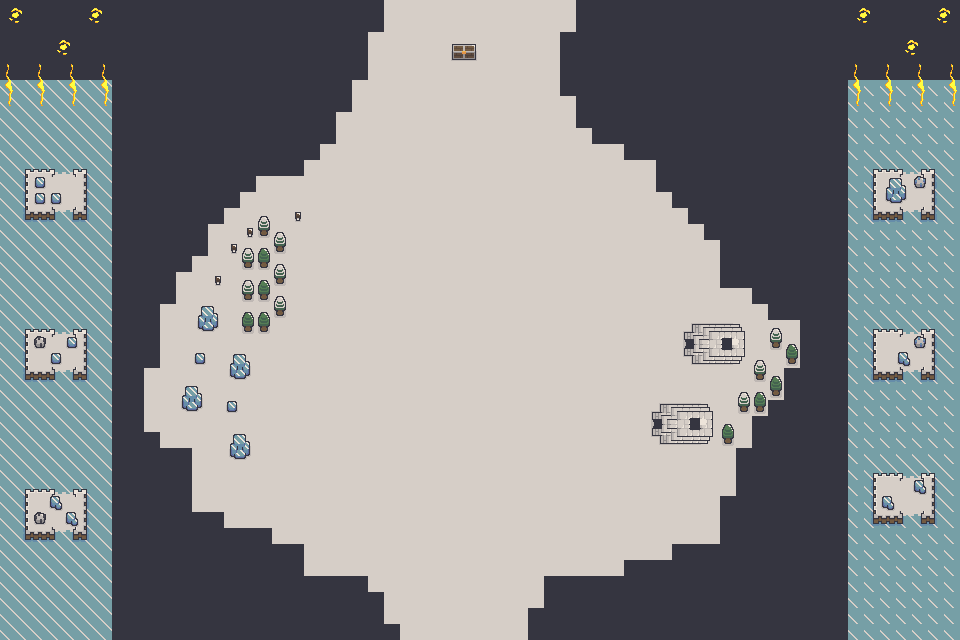

Tiled map render using the project's own tile images. Description and the map definition, with tile-layer contents summarised, below:
An orthogonal 60x40 tile map with 16x16 px tiles, 4 tile layers (Calque de Tuiles 1, Calque de Tuiles 2, Calque de Tuiles 3, Calque de Tuiles 4), 8 tilesets and 79 objects.

<map version="1.10" tiledversion="git" orientation="orthogonal" renderorder="right-down" width="60" height="40" tilewidth="16" tileheight="16" infinite="0" nextlayerid="7" nextobjectid="81">
 <tileset firstgid="1" source="Ice2.tsx" />
 <tileset firstgid="111" source="../Swamp/SwampRessource.tsx" />
 <tileset firstgid="231" source="WinterRessource.tsx" />
 <tileset firstgid="351" source="Igloo.tsx" />
 <tileset firstgid="471" source="ForestRessource.tsx" />
 <tileset firstgid="591" source="ForestPng.tsx" />
 <tileset firstgid="789" source="attack.tsx" />
 <tileset firstgid="1418" source="Ice.tsx" />
 <layer id="1" name="Calque de Tuiles 1" width="60" height="40">
  <data>[2400 cells, 2156 non-empty, 1 distinct tile ids]</data>
 </layer>
 <layer id="2" name="Calque de Tuiles 2" width="60" height="40">
  <data>[2400 cells, 490 non-empty, 2 distinct tile ids]</data>
 </layer>
 <layer id="3" name="Calque de Tuiles 3" width="60" height="40">
  <data>[2400 cells, 1201 non-empty, 28 distinct tile ids]</data>
 </layer>
 <layer id="4" name="Calque de Tuiles 4" width="60" height="40">
  <data>[2400 cells, 108 non-empty, 32 distinct tile ids]</data>
 </layer>
 <objectgroup id="5" name="Collision">
  <object id="1" x="368" y="-0.181818" width="15.4545" height="32">
   <properties>
    <property name="blocked" type="bool" value="true" />
   </properties>
  </object>
  <object id="2" x="352.364" y="32.5455" width="15.0909" height="47.2727">
   <properties>
    <property name="blocked" type="bool" value="true" />
   </properties>
  </object>
  <object id="3" x="334.545" y="79.6364" width="17.0909" height="32.1818">
   <properties>
    <property name="blocked" type="bool" value="true" />
   </properties>
  </object>
  <object id="4" x="319.455" y="112.364" width="16.1818" height="31.6364">
   <properties>
    <property name="blocked" type="bool" value="true" />
   </properties>
  </object>
  <object id="5" x="303.636" y="144.545" width="16.3636" height="15.4545">
   <properties>
    <property name="blocked" type="bool" value="true" />
   </properties>
  </object>
  <object id="6" x="256" y="160.545" width="47.6364" height="15.4545">
   <properties>
    <property name="blocked" type="bool" value="true" />
   </properties>
  </object>
  <object id="7" x="239.273" y="176.364" width="16.1818" height="15.8182">
   <properties>
    <property name="blocked" type="bool" value="true" />
   </properties>
  </object>
  <object id="8" x="222.909" y="192" width="17.0909" height="15.8182">
   <properties>
    <property name="blocked" type="bool" value="true" />
   </properties>
  </object>
  <object id="9" x="207.636" y="208.545" width="15.8182" height="14.9091">
   <properties>
    <property name="blocked" type="bool" value="true" />
   </properties>
  </object>
  <object id="10" x="191.818" y="224.364" width="16.1818" height="30.9091">
   <properties>
    <property name="blocked" type="bool" value="true" />
   </properties>
  </object>
  <object id="11" x="176.364" y="256.182" width="15.2727" height="15.4545">
   <properties>
    <property name="blocked" type="bool" value="true" />
   </properties>
  </object>
  <object id="12" x="157.636" y="271.818" width="18.1818" height="31.4545">
   <properties>
    <property name="blocked" type="bool" value="true" />
   </properties>
  </object>
  <object id="13" x="143.636" y="304.364" width="16" height="63.6364">
   <properties>
    <property name="blocked" type="bool" value="true" />
   </properties>
  </object>
  <object id="14" x="142.182" y="368" width="1.63636" height="63.8182">
   <properties>
    <property name="blocked" type="bool" value="true" />
   </properties>
  </object>
  <object id="15" x="144.182" y="432.364" width="15.8182" height="15.8182">
   <properties>
    <property name="blocked" type="bool" value="true" />
   </properties>
  </object>
  <object id="16" x="159.818" y="447.636" width="32" height="63.8182">
   <properties>
    <property name="blocked" type="bool" value="true" />
   </properties>
  </object>
  <object id="17" x="191.455" y="512.727" width="32.1818" height="14.9091">
   <properties>
    <property name="blocked" type="bool" value="true" />
   </properties>
  </object>
  <object id="18" x="224.182" y="528" width="47.4545" height="16">
   <properties>
    <property name="blocked" type="bool" value="true" />
   </properties>
  </object>
  <object id="19" x="272.364" y="544.727" width="31.2727" height="31.2727">
   <properties>
    <property name="blocked" type="bool" value="true" />
   </properties>
  </object>
  <object id="20" x="303.636" y="576.727" width="64.1818" height="15.2727">
   <properties>
    <property name="blocked" type="bool" value="true" />
   </properties>
  </object>
  <object id="21" x="367.818" y="592.364" width="16" height="31.6364">
   <properties>
    <property name="blocked" type="bool" value="true" />
   </properties>
  </object>
  <object id="22" x="383.818" y="624.182" width="16.1818" height="15.8182">
   <properties>
    <property name="blocked" type="bool" value="true" />
   </properties>
  </object>
  <object id="23" x="399.818" y="636.909" width="127.818" height="2.72727">
   <properties>
    <property name="blocked" type="bool" value="true" />
   </properties>
  </object>
  <object id="24" x="527.818" y="608.182" width="16.5455" height="32">
   <properties>
    <property name="blocked" type="bool" value="true" />
   </properties>
  </object>
  <object id="25" x="543.818" y="576.182" width="80.1818" height="32">
   <properties>
    <property name="blocked" type="bool" value="true" />
   </properties>
  </object>
  <object id="26" x="624" y="560" width="48" height="16.3636">
   <properties>
    <property name="blocked" type="bool" value="true" />
   </properties>
  </object>
  <object id="27" x="671.818" y="544.182" width="48.5455" height="15.6364">
   <properties>
    <property name="blocked" type="bool" value="true" />
   </properties>
  </object>
  <object id="28" x="719.636" y="496" width="16.5455" height="48.5455">
   <properties>
    <property name="blocked" type="bool" value="true" />
   </properties>
  </object>
  <object id="29" x="736.182" y="447.818" width="16.3636" height="48.1818">
   <properties>
    <property name="blocked" type="bool" value="true" />
   </properties>
  </object>
  <object id="30" x="752.182" y="416" width="15.8182" height="31.8182">
   <properties>
    <property name="blocked" type="bool" value="true" />
   </properties>
  </object>
  <object id="31" x="768.182" y="400.364" width="16" height="16">
   <properties>
    <property name="blocked" type="bool" value="true" />
   </properties>
  </object>
  <object id="32" x="784.182" y="367.818" width="16" height="32.3636">
   <properties>
    <property name="blocked" type="bool" value="true" />
   </properties>
  </object>
  <object id="33" x="799.636" y="320.182" width="5.63636" height="47.0909">
   <properties>
    <property name="blocked" type="bool" value="true" />
   </properties>
  </object>
  <object id="34" x="768" y="302.909" width="31.2727" height="16.9091">
   <properties>
    <property name="blocked" type="bool" value="true" />
   </properties>
  </object>
  <object id="35" x="752.364" y="288" width="14.5455" height="15.2727">
   <properties>
    <property name="blocked" type="bool" value="true" />
   </properties>
  </object>
  </objectgroup>
 <objectgroup id="6" name="Chest">
  <!-- 1 objects omitted --></objectgroup>
</map>
<!-- 44 of 79 objects omitted -->
